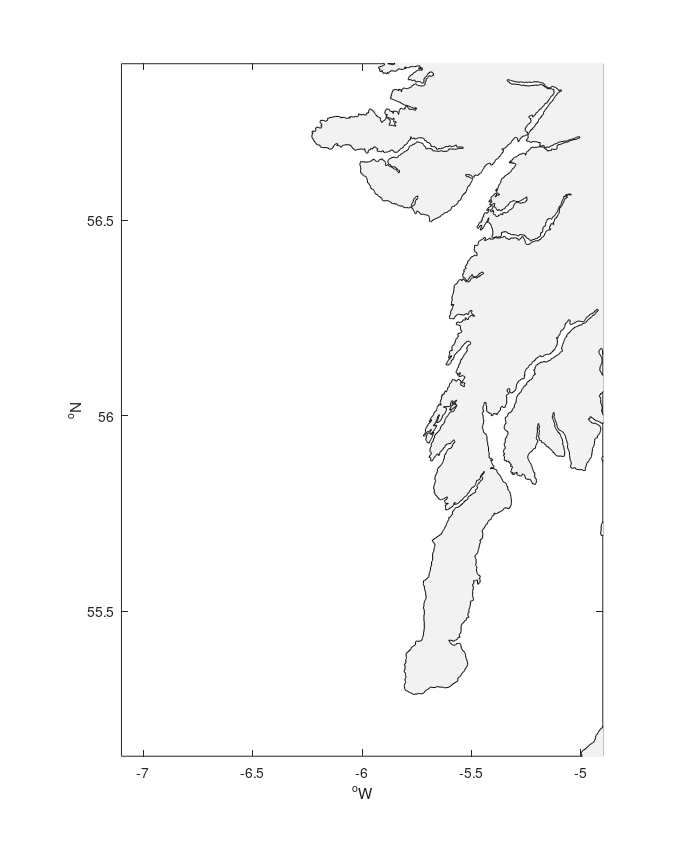

Write MATLAB code to recreate this figure. (Note: this script raises an error after producing the figure.)
%% mk_ukcoastline_map.m ; % (c)dmitry.aleynik@sams.ac.uk, 2013.05.30
%  British coastline:
% - with m_map  
% - with the uk_coastline file 
%% ~~~ <^))))>< ~~~ ><(((@> ~~~

 clear all
 close all
  addpath( ([ 'M:\Mar_Phys\matlab\general']));
  addpath( ([ 'M:\Mar_Phys\matlab\nan']));
%  path_T1=['c:\HECTOR\matlab\azimuth3_results\'];  
load('uk_coastline.mat');
l=find(isnan(coast(:,1)));

%% ==========
       clear c h Clev  vrm varm
addpath( ([ 'M:\Mar_Phys\matlab\m_map']));
%% b - mesh without m_map
figure
  clf
  set(gcf,'position',[55  55 700   850]) ; %  [55 55 1200   650]);
%    Nlev=15; %
  mxf=350 ;% max depth
%      Clev1=[0:50:ceil(mxf)]; 
%         cbar=colorbar;  cbpos=[ 0.79    0.12    0.022    0.24];
%     set(cbar,'position',cbpos);
%% or mesh     
%% \\\\\\\\\\\\\\\\\\
ylim2=[ 55.13  56.90];
xlim2=[ -7.10  -4.90];
set(gca,'xlim',xlim2,'ylim',ylim2)
  
                                  rlt=56;
set(gca,'dataaspectratio',[1 cosd(rlt) 1]); 
  hold on;
 
  ax1 = gca; 
  set(ax1,'box','on')
   
 xlim= get(gca,'xlim'); dx=(xlim(2)-xlim(1))*0.1; xt=xlim(1)+0.15*dx;
 ylim= get(gca,'ylim'); dy=(ylim(2)-ylim(1))*0.1; yt=ylim(2)-0.1*dy; %yt=ylim(1)+0.35*dy;
  
set(gcf, 'PaperUnits', 'centimeters');
set(gcf, 'PaperType', 'A4','PaperPosition',[.5 3 21 24]);
set(gcf,'PaperPositionMode','auto')
%   text_handles2 =  clabel(c2,h2,'LabelSpacing',145,'color','k','FontAngle','italic');% 144); % 72);
    hold on
 fc = get(gcf, 'Children');
  ylabel( ['{^o}N' ] );
 xlabel( ['{^o}W' ] );
 hold on;
 
  for i=1:size(l)-1
 	    fill(coast(l(i)+1:l(i+1)-1,1),coast(l(i)+1:l(i+1)-1,2),[.95 .95 .95])
  end
  
     title('uk - bathymetry');
     
 set(gca,'xlim',xlim,'ylim',ylim)
 set(gca,'dataaspectratio',[1 cosd(mean(ylim)) 1])
 set(gcf,'PaperPositionMode','auto')
 hold on;
 
     fig_name=['uk_coast_map' ];
    namepng=[  fig_name '-bw'];
   print(['-f'],'-dpng','-loose','-r300',[namepng '.png']);
   

%%